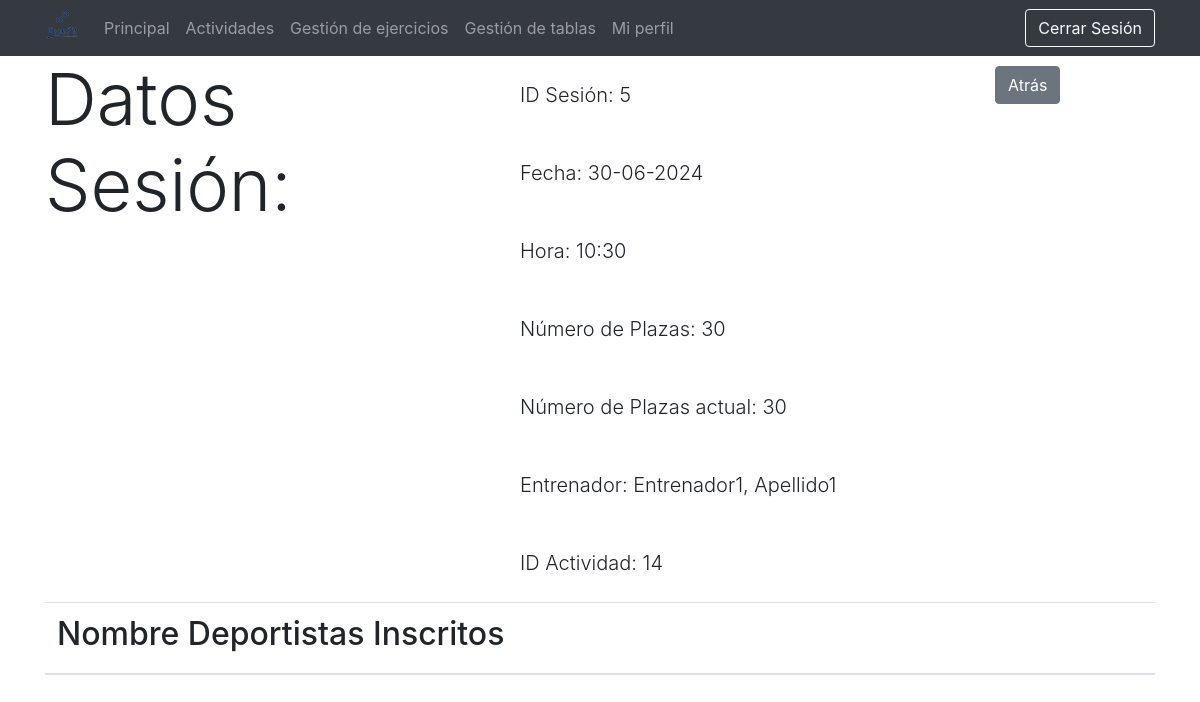
The app's page /vistas/verSesion.php?idSesion=5 (signed in) with its own data.
### tables this page shows
CREATE TABLE IF NOT EXISTS `sesion` (
  `idSesion` int(11) NOT NULL AUTO_INCREMENT,
  `fecha` date DEFAULT NULL,
  `hora` time DEFAULT '00:00:00',
  `nPlazasMax` int(11) NOT NULL,
  `nPlazasActual` int(11) NOT NULL,
  `Usuario_DNI` varchar(9) NOT NULL,
  `Actividad_idActividad` int(11) NOT NULL,
  PRIMARY KEY (`idSesion`),
  KEY `fk_Sesion_Usuario1_idx` (`Usuario_DNI`),
  KEY `fk_Sesion_Actividad1_idx` (`Actividad_idActividad`)
);

CREATE TABLE IF NOT EXISTS `usuario` (
  `ID` int(11) NOT NULL AUTO_INCREMENT,
  `DNI` varchar(9) NOT NULL,
  `nombre` varchar(45) NOT NULL,
  `apellidos` varchar(45) NOT NULL,
  `email` varchar(45) DEFAULT NULL,
  `password` varchar(50) NOT NULL,
  `tipo` varchar(20) NOT NULL,
  PRIMARY KEY (`ID`) USING BTREE
);

### modelos/m_gestionarSesiones.php (called while the page is built, shortened)
  <?php
  require_once '../controladores/controlador_sesion.php';
  class m_gestionarSesiones{
	public function getDatosSesion($id)
	{
		$bd = conexion_BD();
		$r = $bd->query("SELECT * FROM sesion WHERE idSesion='".$id."'");
		mysqli_data_seek ($r, 0);
		$extraido= mysqli_fetch_array($r);
		return $extraido;
	}
}
  ?>

### controladores/controlador_sesion.php (called while the page is built, shortened)
<?php
require_once '../modelos/m_gestionarSesiones.php';
class controlador_sesion
{
  public static function devolverDatosSesion($id)
  {
  	$m_gestionarSesiones = new m_gestionarSesiones();
    if($m_gestionarSesiones->comprobarSesion($id))
    {
		return $m_gestionarSesiones->getDatosSesion($id);
   }
  }
}
?>

### modelos/m_gestionarUsuarios.php (called while the page is built, shortened)
<?php
class m_gestionarUsuarios
{
  public function getDatosUsuario($dni)
  {
    $bd = conexion_BD();
    $r = $bd->query("SELECT * FROM usuario WHERE DNI='" . $dni . "'");
    mysqli_data_seek($r, 0);
    $extraido = mysqli_fetch_array($r);
    return $extraido;
  }
}
?>

### controladores/controlador_usuario.php (called while the page is built, shortened)
<?php
require_once '../modelos/m_gestionarUsuarios.php';
class controlador_usuario
{
  public static function devolverUsuario($dni)
  {
    $m_gestionarUsuarios = new m_gestionarUsuarios();
    if ($m_gestionarUsuarios->comprobarUsuario($dni)) {
      return $m_gestionarUsuarios->getDatosUsuario($dni);
    }
  }
}

### vistas/verSesion.php (the view, shortened to what this page needs)
<?php
require 'head.php';
require_once '../controladores/controlador_sesion.php';
require_once '../controladores/controlador_usuario.php';
$id = $_GET['idSesion'];
$result = controlador_sesion::devolverDatosSesion($id);
$users = controlador_sesion::devolverInscritos($id);
if (isset($_SESSION['userID']) && $_SESSION['userType'] == 'Administrador' && $_SESSION['connected'] == true) {
?>
  <body>
    <?php require 'header_admin.php' ?>
    <div class="container">
      <div class="row">
        <div class="col-xs-12 col-sm-5 col-md-5 col-lg-5">
          <h1 class="display-3">Datos Sesión:</h1>
        </div>
        <div class="col-xs-12 col-sm-5 col-md-5 col-lg-5">
          <div>
            <br />
            <label for="sesion" class="lead">
              <p>ID Sesión: <?php echo $result['idSesion']; ?></p>
            </label>
            <br />
          </div>
          <div>
            <br />
            <label for="fecha" class="lead">
              <p>Fecha: <?php echo date("d-m-Y", strtotime($result['fecha'])); ?></p>
            </label>
            <br />
          </div>
          <div>
            <br />
            <label for="hora" class="lead">
              <p>Hora: <?php echo date("H:i", strtotime($result['hora'])); ?></p>
            </label>
            <br />
          </div>
          <div>
            <br />
            <label for="plazas" class="lead">
              <p>Número de Plazas: <?php echo $result['nPlazasMax']; ?></p>
            </label>
          </div>
          <div>
            <br />
            <label for="plazas" class="lead">
              <p>Número de Plazas actual: <?php echo $result['nPlazasActual']; ?></p>
            </label>
          </div>
          <div>
            <br />
            <label for="usuario" class="lead">
              <p>Entrenador: <?php $aux = controlador_usuario::devolverUsuario($result['Usuario_DNI']);
                              echo ($aux['nombre']);
                              echo (", ");
                              echo ($aux['apellidos']); ?></p>
            </label><br />
          </div>
          <div>
            <br />
            <label for="actividad" class="lead">
              <p>ID Actividad: <?php echo $result['Actividad_idActividad']; ?></p>
            </label><br />
          </div>
        </div>
        <div class="col-xs-6 col-sm-4 col-md-4 col-lg-2" role="group" style="margin-top: 10px; margin-bottom: 15px;">
          <a href="gestionarActividades.php" class="btn btn-secondary"><span class="glyphicon glyphicon-step-backward"></span> Atrás</a>
        </div>
        <div class="table-responsive col-xs-12 col-sm-12 col-md-12 col-lg-12">
          <table class="table table-striped">
            <thead>
              <tr>
                <th>
                  <h2>Nombre Deportistas Inscritos</h2>
                </th>
              </tr>
            </thead>
            <tbody>
              <?php
              foreach ($users as $reg2) {
              ?>
                <tr>
                  <td><?php $aux = controlador_usuario::devolverUsuario($reg2["Usuario_DNI"]);
                      echo ($aux["nombre"]);
                      echo " ,";
                      echo ($aux["apellidos"]); ?></td>
                </tr>
              <?php
              } ?>
            </tbody>
          </table>
        </div>
        <?php
      } else {
        if (isset($_SESSION['userID'])  && $_SESSION['connected'] == true && $_SESSION['userType'] == 'Deportista') {
          echo "<script>";
          echo "alert('No tienes permisos para entrar en esta pagina');";
          echo "window.location = '../vistas/deportista.php'";
          echo "</script>";
          exit();
        } else {
          if (isset($_SESSION['userID'])  && $_SESSION['connected'] == true && $_SESSION['userType'] == 'Entrenador') {
            require 'header_entrenador.php'
        ?>
            <div class="container">
              <div class="row">
                <div class="col-xs-12 col-sm-5 col-md-5 col-lg-5">
                  <h1 class="display-3">Datos Sesión:</h1>
                </div>
                <div class="col-xs-12 col-sm-5 col-md-5 col-lg-5">
                  <div>
                    <br />
                    <label for="sesion" class="lead">
                      <p>ID Sesión: <?php echo $result['idSesion']; ?></p>
                    </label>
                    <br />
                  </div>
                  <div>
                    <br />
                    <label for="fecha" class="lead">
                      <p>Fecha: <?php echo date("d-m-Y", strtotime($result['fecha'])); ?></p>
                    </label>
                    <br />
                  </div>
                  <div>
                    <br />
                    <label for="hora" class="lead">
                      <p>Hora: <?php echo date("H:i", strtotime($result['hora'])); ?></p>
                    </label>
                    <br />
                  </div>
                  <div>
                    <br />
                    <label for="plazas" class="lead">
                      <p>Número de Plazas: <?php echo $result['nPlazasMax']; ?></p>
                    </label>
                  </div>
                  <div>
                    <br />
                    <label for="plazas" class="lead">
                      <p>Número de Plazas actual: <?php echo $result['nPlazasActual']; ?></p>
                    </label>
                  </div>
                  <div>
                    <br />
                    <label for="usuario" class="lead">
                      <p>Entrenador: <?php $aux = controlador_usuario::devolverUsuario($result['Usuario_DNI']);
                                      echo ($aux['nombre']);
                                      echo (", ");
                                      echo ($aux['apellidos']); ?></p>
                    </label><br />
                  </div>
                  <div>
                    <br />
                    <label for="actividad" class="lead">
                      <p>ID Actividad: <?php echo $result['Actividad_idActividad']; ?></p>
                    </label><br />
                  </div>
                </div>
                <div class="col-xs-6 col-sm-4 col-md-4 col-lg-2" role="group" style="margin-top: 10px; margin-bottom: 15px;">
                  <a href="gestionarActividades.php" class="btn btn-secondary"><span class="glyphicon glyphicon-step-backward"></span> Atrás</a>
                </div>
                <div class="table-responsive col-xs-12 col-sm-12 col-md-12 col-lg-12">
                  <table class="table table-striped">
                    <thead>
                      <tr>
                        <th>
                          <h2>Nombre Deportistas Inscritos</h2>
                        </th>
                      </tr>
                    </thead>
                  </table>
                </div>
          <?php
          } else {
            echo "<script>";
            echo "alert('No tienes permisos para entrar en esta pagina');";
            echo "window.location = '../vistas/principal.php'";
            echo "</script>";
            exit();
          }
        }
      }
          ?>

### records on screen
sesion: idSesion "5", fecha "30-06-2024", hora "10:30", nPlazasMax "30", nPlazasActual "30", Actividad_idActividad "14"
usuario: nombre "Entrenador1", apellidos "Apellido1"
